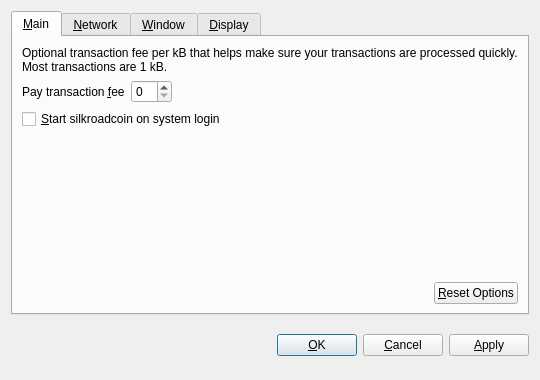
<?xml version="1.0" encoding="UTF-8"?>
<ui version="4.0">
 <class>OptionsDialog</class>
 <widget class="QDialog" name="OptionsDialog">
  <property name="geometry">
   <rect>
    <x>0</x>
    <y>0</y>
    <width>540</width>
    <height>380</height>
   </rect>
  </property>
  <property name="windowTitle">
   <string>Options</string>
  </property>
  <property name="modal">
   <bool>true</bool>
  </property>
  <layout class="QVBoxLayout" name="verticalLayout">
   <item>
    <widget class="QTabWidget" name="tabWidget">
     <property name="tabPosition">
      <enum>QTabWidget::North</enum>
     </property>
     <property name="currentIndex">
      <number>0</number>
     </property>
     <widget class="QWidget" name="tabMain">
      <attribute name="title">
       <string>&amp;Main</string>
      </attribute>
      <layout class="QVBoxLayout" name="verticalLayout_Main">
       <item>
        <widget class="QLabel" name="transactionFeeInfoLabel">
         <property name="text">
          <string>Optional transaction fee per kB that helps make sure your transactions are processed quickly. Most transactions are 1 kB.</string>
         </property>
         <property name="textFormat">
          <enum>Qt::PlainText</enum>
         </property>
         <property name="wordWrap">
          <bool>true</bool>
         </property>
        </widget>
       </item>
       <item>
        <layout class="QHBoxLayout" name="horizontalLayout_1_Main">
         <item>
          <widget class="QLabel" name="transactionFeeLabel">
           <property name="text">
            <string>Pay transaction &amp;fee</string>
           </property>
           <property name="textFormat">
            <enum>Qt::PlainText</enum>
           </property>
           <property name="buddy">
            <cstring>transactionFee</cstring>
           </property>
          </widget>
         </item>
         <item>
          <widget class="BitcoinAmountField" name="transactionFee"/>
         </item>
         <item>
          <spacer name="horizontalSpacer_1_Main">
           <property name="orientation">
            <enum>Qt::Horizontal</enum>
           </property>
           <property name="sizeHint" stdset="0">
            <size>
             <width>40</width>
             <height>20</height>
            </size>
           </property>
          </spacer>
         </item>
        </layout>
       </item>
       <item>
        <widget class="QCheckBox" name="bitcoinAtStartup">
         <property name="toolTip">
          <string>Automatically start silkroadcoin after logging in to the system.</string>
         </property>
         <property name="text">
          <string>&amp;Start silkroadcoin on system login</string>
         </property>
        </widget>
       </item>
       <item>
        <spacer name="verticalSpacer_Main">
         <property name="orientation">
          <enum>Qt::Vertical</enum>
         </property>
         <property name="sizeHint" stdset="0">
          <size>
           <width>20</width>
           <height>40</height>
          </size>
         </property>
        </spacer>
       </item>
       <item>
        <layout class="QHBoxLayout" name="horizontalLayout_2_Main">
         <item>
          <spacer name="horizontalSpacer_2_Main">
           <property name="orientation">
            <enum>Qt::Horizontal</enum>
           </property>
           <property name="sizeHint" stdset="0">
            <size>
             <width>40</width>
             <height>20</height>
            </size>
           </property>
          </spacer>
         </item>
         <item>
          <widget class="QPushButton" name="resetButton">
           <property name="toolTip">
            <string>Reset all client options to default.</string>
           </property>
           <property name="text">
            <string>&amp;Reset Options</string>
           </property>
           <property name="autoDefault">
            <bool>false</bool>
           </property>
          </widget>
         </item>
        </layout>
       </item>
      </layout>
     </widget>
     <widget class="QWidget" name="tabNetwork">
      <attribute name="title">
       <string>&amp;Network</string>
      </attribute>
      <layout class="QVBoxLayout" name="verticalLayout_Network">
       <item>
        <widget class="QCheckBox" name="mapPortUpnp">
         <property name="toolTip">
          <string>Automatically open the silkroadcoin client port on the router. This only works when your router supports UPnP and it is enabled.</string>
         </property>
         <property name="text">
          <string>Map port using &amp;UPnP</string>
         </property>
        </widget>
       </item>
       <item>
        <widget class="QCheckBox" name="connectSocks">
         <property name="toolTip">
          <string>Connect to the silkroadcoin network through a SOCKS proxy (e.g. when connecting through Tor).</string>
         </property>
         <property name="text">
          <string>&amp;Connect through SOCKS proxy:</string>
         </property>
        </widget>
       </item>
       <item>
        <layout class="QHBoxLayout" name="horizontalLayout_Network">
         <item>
          <widget class="QLabel" name="proxyIpLabel">
           <property name="text">
            <string>Proxy &amp;IP:</string>
           </property>
           <property name="textFormat">
            <enum>Qt::PlainText</enum>
           </property>
           <property name="buddy">
            <cstring>proxyIp</cstring>
           </property>
          </widget>
         </item>
         <item>
          <widget class="QValidatedLineEdit" name="proxyIp">
           <property name="maximumSize">
            <size>
             <width>140</width>
             <height>16777215</height>
            </size>
           </property>
           <property name="toolTip">
            <string>IP address of the proxy (e.g. 127.0.0.1)</string>
           </property>
          </widget>
         </item>
         <item>
          <widget class="QLabel" name="proxyPortLabel">
           <property name="text">
            <string>&amp;Port:</string>
           </property>
           <property name="textFormat">
            <enum>Qt::PlainText</enum>
           </property>
           <property name="buddy">
            <cstring>proxyPort</cstring>
           </property>
          </widget>
         </item>
         <item>
          <widget class="QLineEdit" name="proxyPort">
           <property name="maximumSize">
            <size>
             <width>55</width>
             <height>16777215</height>
            </size>
           </property>
           <property name="toolTip">
            <string>Port of the proxy (e.g. 9050)</string>
           </property>
          </widget>
         </item>
         <item>
          <widget class="QLabel" name="socksVersionLabel">
           <property name="text">
            <string>SOCKS &amp;Version:</string>
           </property>
           <property name="textFormat">
            <enum>Qt::PlainText</enum>
           </property>
           <property name="buddy">
            <cstring>socksVersion</cstring>
           </property>
          </widget>
         </item>
         <item>
          <widget class="QValueComboBox" name="socksVersion">
           <property name="toolTip">
            <string>SOCKS version of the proxy (e.g. 5)</string>
           </property>
          </widget>
         </item>
         <item>
          <spacer name="horizontalSpacer_Network">
           <property name="orientation">
            <enum>Qt::Horizontal</enum>
           </property>
           <property name="sizeHint" stdset="0">
            <size>
             <width>40</width>
             <height>20</height>
            </size>
           </property>
          </spacer>
         </item>
        </layout>
       </item>
       <item>
        <spacer name="verticalSpacer_Network">
         <property name="orientation">
          <enum>Qt::Vertical</enum>
         </property>
         <property name="sizeHint" stdset="0">
          <size>
           <width>20</width>
           <height>40</height>
          </size>
         </property>
        </spacer>
       </item>
      </layout>
     </widget>
     <widget class="QWidget" name="tabWindow">
      <attribute name="title">
       <string>&amp;Window</string>
      </attribute>
      <layout class="QVBoxLayout" name="verticalLayout_Window">
       <item>
        <widget class="QCheckBox" name="minimizeToTray">
         <property name="toolTip">
          <string>Show only a tray icon after minimizing the window.</string>
         </property>
         <property name="text">
          <string>&amp;Minimize to the tray instead of the taskbar</string>
         </property>
        </widget>
       </item>
       <item>
        <widget class="QCheckBox" name="minimizeOnClose">
         <property name="toolTip">
          <string>Minimize instead of exit the application when the window is closed. When this option is enabled, the application will be closed only after selecting Quit in the menu.</string>
         </property>
         <property name="text">
          <string>M&amp;inimize on close</string>
         </property>
        </widget>
       </item>
       <item>
        <spacer name="verticalSpacer_Window">
         <property name="orientation">
          <enum>Qt::Vertical</enum>
         </property>
         <property name="sizeHint" stdset="0">
          <size>
           <width>20</width>
           <height>40</height>
          </size>
         </property>
        </spacer>
       </item>
      </layout>
     </widget>
     <widget class="QWidget" name="tabDisplay">
      <attribute name="title">
       <string>&amp;Display</string>
      </attribute>
      <layout class="QVBoxLayout" name="verticalLayout_Display">
       <item>
        <layout class="QHBoxLayout" name="horizontalLayout_1_Display">
         <item>
          <widget class="QLabel" name="langLabel">
           <property name="text">
            <string>User Interface &amp;language:</string>
           </property>
           <property name="textFormat">
            <enum>Qt::PlainText</enum>
           </property>
           <property name="buddy">
            <cstring>lang</cstring>
           </property>
          </widget>
         </item>
         <item>
          <widget class="QValueComboBox" name="lang">
           <property name="toolTip">
            <string>The user interface language can be set here. This setting will take effect after restarting silkroadcoin.</string>
           </property>
          </widget>
         </item>
        </layout>
       </item>
       <item>
        <layout class="QHBoxLayout" name="horizontalLayout_2_Display">
         <item>
          <widget class="QLabel" name="unitLabel">
           <property name="text">
            <string>&amp;Unit to show amounts in:</string>
           </property>
           <property name="textFormat">
            <enum>Qt::PlainText</enum>
           </property>
           <property name="buddy">
            <cstring>unit</cstring>
           </property>
          </widget>
         </item>
         <item>
          <widget class="QValueComboBox" name="unit">
           <property name="toolTip">
            <string>Choose the default subdivision unit to show in the interface and when sending coins.</string>
           </property>
          </widget>
         </item>
        </layout>
       </item>
       <item>
        <widget class="QCheckBox" name="displayAddresses">
         <property name="toolTip">
          <string>Whether to show silkroadcoin addresses in the transaction list or not.</string>
         </property>
         <property name="text">
          <string>&amp;Display addresses in transaction list</string>
         </property>
        </widget>
       </item>
       <item>
        <widget class="QCheckBox" name="coinControlFeatures">
         <property name="toolTip">
          <string>Whether to show coin control features or not.</string>
         </property>
         <property name="text">
          <string>Display coin &amp;control features (experts only!)</string>
         </property>
        </widget>
       </item>
       <item>
        <spacer name="verticalSpacer_Display">
         <property name="orientation">
          <enum>Qt::Vertical</enum>
         </property>
         <property name="sizeHint" stdset="0">
          <size>
           <width>20</width>
           <height>40</height>
          </size>
         </property>
        </spacer>
       </item>
      </layout>
     </widget>
    </widget>
   </item>
   <item>
    <layout class="QHBoxLayout" name="horizontalLayout_Buttons">
     <item>
      <spacer name="horizontalSpacer_1">
       <property name="orientation">
        <enum>Qt::Horizontal</enum>
       </property>
       <property name="sizeHint" stdset="0">
        <size>
         <width>40</width>
         <height>48</height>
        </size>
       </property>
      </spacer>
     </item>
     <item>
      <widget class="QLabel" name="statusLabel">
       <property name="font">
        <font>
         <weight>75</weight>
         <bold>true</bold>
        </font>
       </property>
       <property name="text">
        <string/>
       </property>
       <property name="textFormat">
        <enum>Qt::PlainText</enum>
       </property>
       <property name="wordWrap">
        <bool>true</bool>
       </property>
      </widget>
     </item>
     <item>
      <spacer name="horizontalSpacer_2">
       <property name="orientation">
        <enum>Qt::Horizontal</enum>
       </property>
       <property name="sizeHint" stdset="0">
        <size>
         <width>40</width>
         <height>48</height>
        </size>
       </property>
      </spacer>
     </item>
     <item>
      <widget class="QPushButton" name="okButton">
       <property name="text">
        <string>&amp;OK</string>
       </property>
      </widget>
     </item>
     <item>
      <widget class="QPushButton" name="cancelButton">
       <property name="text">
        <string>&amp;Cancel</string>
       </property>
       <property name="autoDefault">
        <bool>false</bool>
       </property>
      </widget>
     </item>
     <item>
      <widget class="QPushButton" name="applyButton">
       <property name="text">
        <string>&amp;Apply</string>
       </property>
       <property name="autoDefault">
        <bool>false</bool>
       </property>
      </widget>
     </item>
    </layout>
   </item>
  </layout>
 </widget>
 <customwidgets>
  <customwidget>
   <class>BitcoinAmountField</class>
   <extends>QSpinBox</extends>
   <header>bitcoinamountfield.h</header>
  </customwidget>
  <customwidget>
   <class>QValueComboBox</class>
   <extends>QComboBox</extends>
   <header>qvaluecombobox.h</header>
  </customwidget>
  <customwidget>
   <class>QValidatedLineEdit</class>
   <extends>QLineEdit</extends>
   <header>qvalidatedlineedit.h</header>
  </customwidget>
 </customwidgets>
 <resources/>
 <connections/>
</ui>
